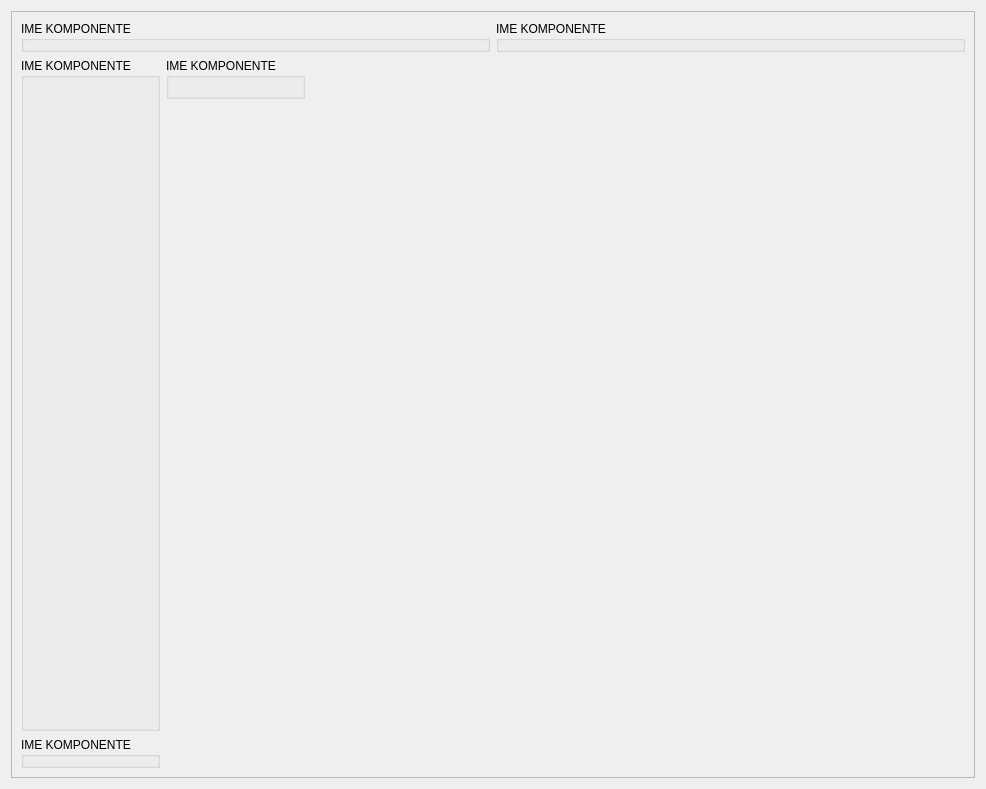
<?xml version="1.0" encoding="UTF-8"?>
<ui version="4.0">
 <class>Form</class>
 <widget class="QWidget" name="Form">
  <property name="geometry">
   <rect>
    <x>0</x>
    <y>0</y>
    <width>986</width>
    <height>789</height>
   </rect>
  </property>
  <property name="windowTitle">
   <string>Form</string>
  </property>
  <layout class="QVBoxLayout" name="verticalLayout100">
   <item>
    <widget class="QScrollArea" name="scrollArea">
     <property name="widgetResizable">
      <bool>true</bool>
     </property>
     <widget class="QWidget" name="scrollAreaWidgetContents">
      <property name="geometry">
       <rect>
        <x>0</x>
        <y>0</y>
        <width>966</width>
        <height>769</height>
       </rect>
      </property>
      <layout class="QVBoxLayout" name="verticalLayout">
       <item>
        <layout class="QVBoxLayout" name="verticalLayout_3">
         <property name="margin">
          <number>0</number>
         </property>
         <item>
          <layout class="QHBoxLayout" name="horizontalLayout100">
           <item>
            <widget class="QGroupBox" name="graf1GroupBox">
             <property name="title">
              <string>IME KOMPONENTE</string>
             </property>
             <layout class="QHBoxLayout" name="horizontalLayout">
              <property name="margin">
               <number>3</number>
              </property>
              <item>
               <layout class="QVBoxLayout" name="graf1Layout"/>
              </item>
             </layout>
            </widget>
           </item>
           <item>
            <widget class="QGroupBox" name="graf2GroupBox">
             <property name="title">
              <string>IME KOMPONENTE</string>
             </property>
             <layout class="QHBoxLayout" name="horizontalLayout_2">
              <property name="margin">
               <number>3</number>
              </property>
              <item>
               <layout class="QVBoxLayout" name="graf2Layout"/>
              </item>
             </layout>
            </widget>
           </item>
          </layout>
         </item>
         <item>
          <layout class="QHBoxLayout" name="horizontalLayout_7">
           <property name="margin">
            <number>0</number>
           </property>
           <item>
            <widget class="QGroupBox" name="rezultatiGroupBox">
             <property name="title">
              <string>IME KOMPONENTE</string>
             </property>
             <layout class="QHBoxLayout" name="horizontalLayout_3">
              <property name="margin">
               <number>3</number>
              </property>
              <item>
               <layout class="QVBoxLayout" name="rezultatLayout"/>
              </item>
             </layout>
            </widget>
           </item>
           <item>
            <layout class="QVBoxLayout" name="verticalLayout_4">
             <property name="margin">
              <number>0</number>
             </property>
             <item>
              <widget class="QGroupBox" name="slopeGroupBox">
               <property name="title">
                <string>IME KOMPONENTE</string>
               </property>
               <layout class="QVBoxLayout" name="verticalLayout_2">
                <item>
                 <layout class="QVBoxLayout" name="slopeLayout"/>
                </item>
               </layout>
              </widget>
             </item>
             <item>
              <spacer name="verticalSpacer">
               <property name="orientation">
                <enum>Qt::Vertical</enum>
               </property>
               <property name="sizeHint" stdset="0">
                <size>
                 <width>20</width>
                 <height>40</height>
                </size>
               </property>
              </spacer>
             </item>
            </layout>
           </item>
           <item>
            <spacer name="horizontalSpacer">
             <property name="orientation">
              <enum>Qt::Horizontal</enum>
             </property>
             <property name="sizeHint" stdset="0">
              <size>
               <width>40</width>
               <height>20</height>
              </size>
             </property>
            </spacer>
           </item>
          </layout>
         </item>
         <item>
          <layout class="QHBoxLayout" name="horizontalLayout_4">
           <property name="margin">
            <number>0</number>
           </property>
           <item>
            <widget class="QGroupBox" name="kriterijGroupBox">
             <property name="title">
              <string>IME KOMPONENTE</string>
             </property>
             <layout class="QHBoxLayout" name="horizontalLayout_5">
              <property name="margin">
               <number>3</number>
              </property>
              <item>
               <layout class="QVBoxLayout" name="kriterijLayout"/>
              </item>
             </layout>
            </widget>
           </item>
           <item>
            <spacer name="horizontalSpacer_2">
             <property name="orientation">
              <enum>Qt::Horizontal</enum>
             </property>
             <property name="sizeHint" stdset="0">
              <size>
               <width>40</width>
               <height>20</height>
              </size>
             </property>
            </spacer>
           </item>
          </layout>
         </item>
        </layout>
       </item>
      </layout>
     </widget>
    </widget>
   </item>
  </layout>
 </widget>
 <resources/>
 <connections/>
</ui>
